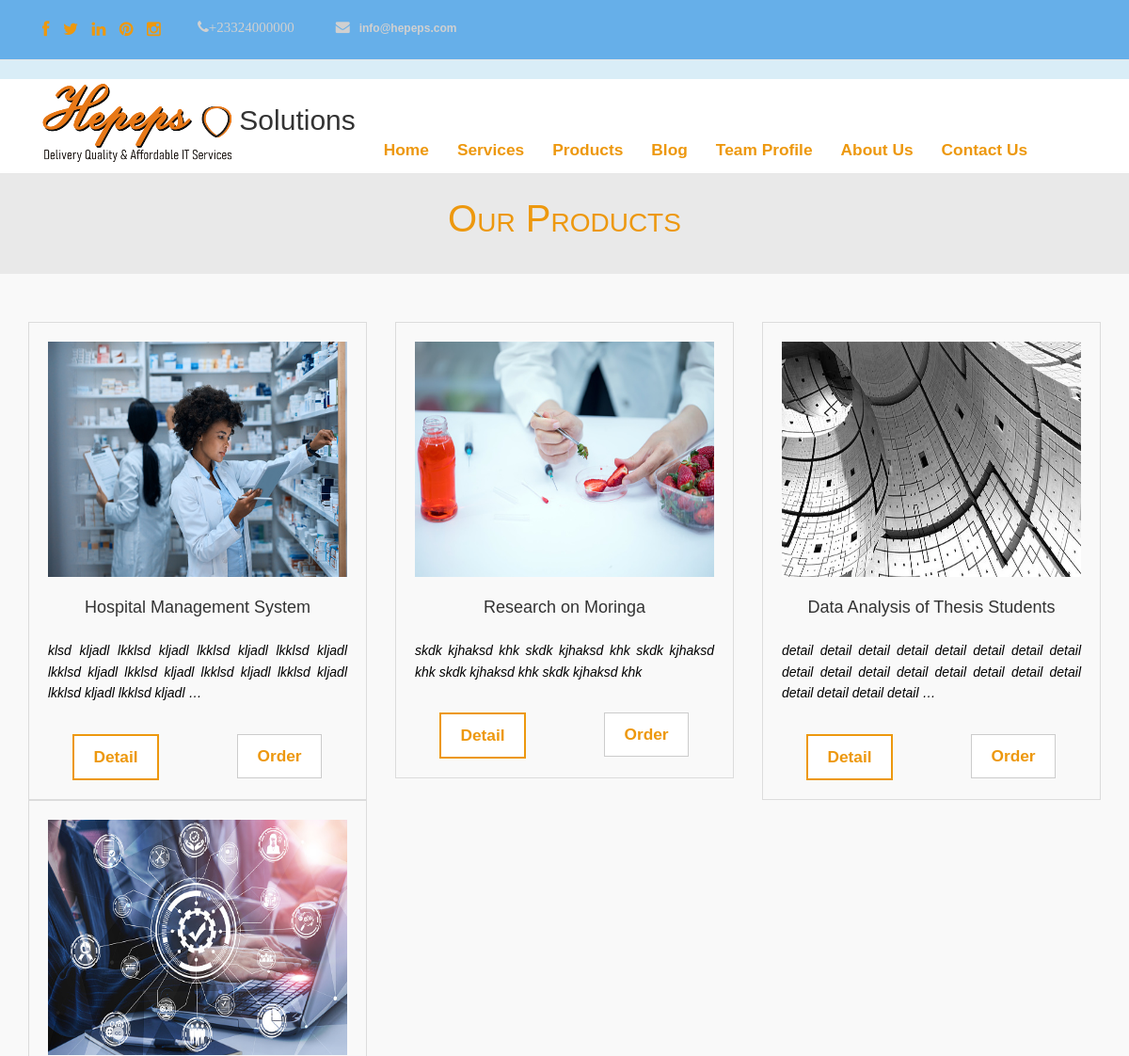
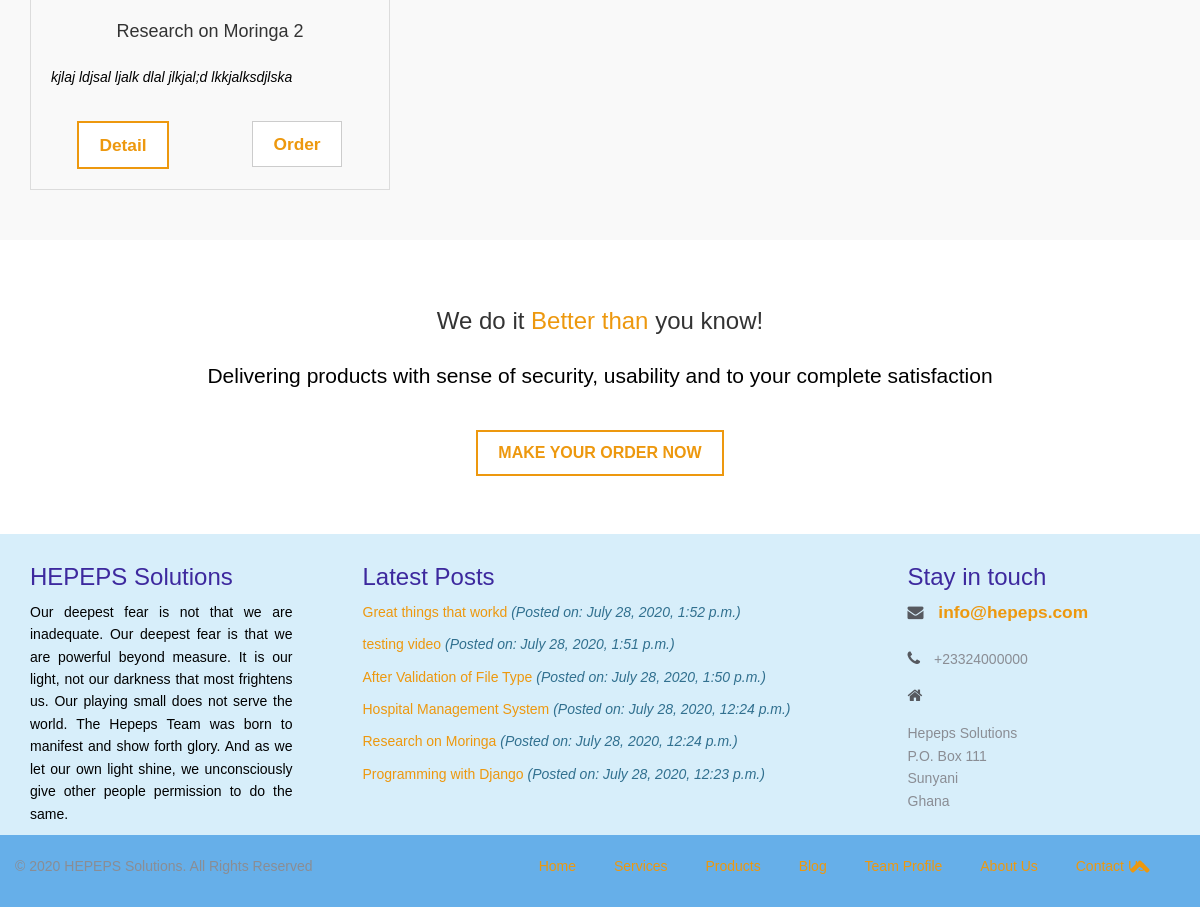
The app's page /product/ with its own data (2 pictures, top to bottom).
### contact/models.py (models this page shows)
class Contact(models.Model):
    office_phone = models.CharField(max_length=15)
    mobile_phone = models.CharField(validators=[phone_regex], max_length=15)
    email = models.EmailField(max_length=100)
    website = models.CharField(max_length=100)
    postal = models.TextField()
    photo_url = models.FileField(upload_to='contact', blank=True, null=True)
    publish = models.BooleanField(default=True)
    created_on = models.DateField(auto_now_add=True)
    modified_on = models.DateField(auto_now=True)

### product/models.py (models this page shows, shortened)
class Product(models.Model):
    category = models.ForeignKey(Category, on_delete=models.CASCADE)
    title = models.CharField(max_length=150)
    detail = models.TextField(max_length=2500)
    rating = models.IntegerField(default=0)
    img_url = models.FileField(upload_to='product', blank=True, null=True)
    is_active = models.BooleanField(default=True)
    created_on = models.DateField(auto_now_add=True)
    modified_on = models.DateField(auto_now=True)

### blog/models.py (models this page shows, shortened)
class Blog(models.Model):
    blog_category = models.ForeignKey(BlogCategory, max_length=100, on_delete=models.CASCADE)
    title = models.CharField(max_length=200)
    description = models.TextField(max_length=5000)
    blog_img = models.FileField(upload_to='blog')
    img_title = models.CharField(max_length=200)
    post_date = models.DateTimeField(auto_now_add=True)
    post_by = models.ForeignKey(Team, default=1, verbose_name="Post By", on_delete=models.SET_DEFAULT)
    publish = models.BooleanField(default=True)
    class Meta:
        verbose_name_plural = 'Blog'
    def __str__(self):
        return self.title

### product/views.py (the view)
# urls.py: path('', views.IndexView.as_view(), name='index'),
class IndexView(generic.ListView):
    template_name = 'product/index.html'
    context_object_name = 'result_list'
    def get_queryset(self):
        return Product.objects.filter(is_active=True)

### home/context_processor.py (called while the page is built)
def basic_info(request):
    blog_links = Blog.objects.filter(publish=True).order_by('-id')[:15]
    blog_category_links = BlogCategory.objects.filter(publish=True).order_by('-id')[:10]
    current_year = datetime.datetime.now().year
    if current_year != 2020:
        copy_right_year = '2020-' + str(current_year)
    else:
        copy_right_year = str(current_year)
    footer_blog = Blog.objects.filter(publish=True).order_by('-id')[:9]
    contact_info = Contact.objects.all().first()
    content = {
        'blog_category_links': blog_category_links,
        'blog_links': blog_links,
        'copy_right_year': copy_right_year,
        'contact_info': contact_info,
        'footer_blog': footer_blog,
    }
    return content

### product/templates/product/index.html (shortened to what this page needs)
{% extends 'base.html' %}
{% block content %}
  <div class="jumbotron">
    <h2>Our Products</h2>
  </div>
  <div class="our-services">
    <div class="container">
      <div class="row">
          <div class="col-md-12 text-right">
          </div>
      </div>
      <div class="row">
        {% for item in result_list %}
            <div class="col-md-4">
                <div class="card card-product">
                  <img src="{{ item.img_url.url }}" class="card-img-top card-product-img img-responsive" alt="...">
                  <div class="card-body text-center">
                    <br>
                    <div>
                      <span class="card-title h4">{{ item.title }}</span>
                    </div>
                    <br>
                    <div>
                        <p class="card-text">
                          <i>{{ item.detail|truncatewords:'20' }}</i>
                        </p>
                    </div>
                    <br>
                    <div class="row">
                      <div class="col-md-6 text-center">
                        <a href="{% url 'product:detail' item.id %}" class="card-link btn btn-primary">Detail</a>
                      </div>
                      <div class="col-md-6 text-center">
                        <a href="{% url 'product:order' item.id %}" class="card-link btn btn-default">Order</a>
                      </div>
                    </div>
                  </div>
                </div>
            </div>
        {% endfor %}
      </div>
    </div>
  </div>
  {% endblock content %}

### templates/header.html (shortened to what this page needs)
<div class="fixed-top">
    <header class="bg-info">
        <nav div class="navbar navbar-default navbar-static-top info-nav" role="navigation">
          <div class="container">
            <ul class="social-network">
              <li><a href="https://www.facebook.com" data-placement="top" title="Facebook"><i class="fa fa-facebook fa-1x"></i></a></li>
              <li><a href="https://www.twitter.com" data-placement="top" title="Twitter"><i class="fa fa-twitter fa-1x"></i></a></li>
              <li><a href="https://www.linkedin.com" data-placement="top" title="Linkedin"><i class="fa fa-linkedin fa-1x"></i></a></li>
              <li><a href="https://www.pinterest.com" data-placement="top" title="Pinterest"><i class="fa fa-pinterest fa-1x"></i></a></li>
              <li><a href="https://www.instagram.com" data-placement="top" title="Instagram"><i class="fa fa-instagram fa-1x"></i></a></li>
            </ul>
            <ul class="info">
              <li>
                <p><i class="fa fa-phone">{{ contact_info.office_phone }}</p></i>
              </li>
              <li><a href="#">
                  <p><i class="fa fa-envelope"></i>{{ contact_info.email }}</p></a></li>
            </ul>
          </div>
        </nav>
        <nav class="navbar navbar-default navbar-static-top" role="navigation">
          <div class="navigation">
            <div class="container">
              <div class="navbar-header">
                <div class="navbar-brand logo-img">
                    {% load static %}
                  <a  href="{% url 'home:index' %}">
                      <h1>
                          <img src="{% static 'img/logo.png' %}" alt=""> Solutions
                      </h1>
                  </a>
                </div>
              </div>
              <div class="navbar-collapse collapse">
                <ul class="nav navbar-nav main-menu">
                    <li role="presentation"><a href="{% url 'home:index' %}">Home</a></li>
                    <li role="presentation"><a href="{% url 'service:index' %}">Services</a></li>
                    <li role="presentation"><a href="{% url 'product:index' %}">Products</a></li>
                    <li role="presentation"><a href="{% url 'blog:index' 0 %}">Blog</a></li>
                    <li role="presentation"><a href="{% url 'staff_profile:index' %}">Team Profile</a></li>
                    <li role="presentation"><a href="{% url 'about:index' %}">About Us</a></li>
                    <li role="presentation"><a href="{% url 'contact:index' %}">Contact Us</a></li>
                </ul>
              </div>
            </div>
          </div>
        </nav>
    </header>
</div>

### templates/footer.html (shortened to what this page needs)
<footer>
    <div class="inner-footer">
      <div class="container">
        <div class="row">
          <div class="col-md-3 f-about">
            <a href="{% url 'home:index' %}">
              <h3 class="widgetheading">HEPEPS Solutions</h3>
            </a>
            <p>Our deepest fear is not that we are inadequate.
              Our deepest fear is that we are powerful beyond measure.
              It is our light, not our darkness that most frightens us.
              Our playing small does not serve the world. The Hepeps
              Team was born to manifest and show forth glory.
              And as we let our own light shine, we unconsciously
              give other people permission to do the same.
            </p>
          </div>
          <div class="col-md-6 l-posts">
              {% if footer_blog %}
                <h3 class="widgetheading">Latest Posts</h3>
                <ul>
                    {% for item in footer_blog %}
                          <li>
                              <a href="{% url 'blog:index' item.id %}">{{ item }}
                                  <i class="text-info">(Posted on: {{ item.post_date }})</i>
                              </a>
                          </li>
                    {% endfor %}
                </ul>
              {% endif %}
          </div>
          <div class="col-md-3 f-contact">
            <h3 class="widgetheading">Stay in touch</h3>
            <a href="{% url 'contact:index' %}">
             <i class="fa fa-envelope"></i> {{ contact_info.email }}<br><br>
            </a>
            <p><i class="fa fa-phone"></i> {{ contact_info.office_phone }}</p>
            <p><i class="fa fa-home"></i> {{ contact_info.postal|linebreaks }}</p>
          </div>
        </div>
      </div>
    </div>
    <div class="last-div">
      <div class="container">
        <div class="row">
          <div class="copyright">
            &copy; {{ copy_right_year }} HEPEPS Solutions. All Rights Reserved
          </div>
          <nav class="foot-nav">
            <ul>
              <li><a href="{% url 'home:index' %}">Home</a></li>
              <li><a href="{% url 'service:index' %}">Services</a></li>
              <li><a href="{% url 'product:index' %}">Products</a></li>
              <li><a href="{% url 'blog:index' 0 %}">Blog</a></li>
              <li><a href="{% url 'staff_profile:index' %}">Team Profile</a></li>
              <li><a href="{% url 'about:index' %}">About Us</a></li>
              <li><a href="{% url 'contact:index' %}">Contact Us</a></li>
            </ul>
          </nav>
        </div>
      </div>
      <a href="" class="scrollup"><i class="fa fa-chevron-up"></i></a>
    </div>
  </footer>

### static/css/style.css (style rules this page uses)
body { font-family:Helvetica, Arial, 'Times New Roman', sans-serif; font-size:14px; font-weight:300; line-height:1.6em; color:#333; background-color:#fff; }
hi,h2,h3,h4,h5,h6 { color:#333; line-height:1.1em; }
p { color:#000000; text-align: justify; }
a { text-decoration:none; transition: all 0.1s ease-in-out; -moz-transition: all 0.1s ease-in-out; -webkit-transition: all 0.1s ease-in-out; -o-transition: all 0.1s ease-in-out; outline: none; font-size: 13pt; font-weight: bold; color:#ed980e !important; }
a:link { color: #ed980e !important; font-size: 13pt; font-weight: bold; }
ul.social-network { font-size: 16px; list-style:none; margin-top:10px; padding:10px; transition: all 0.3s ease-in-out; -moz-transition: all 0.3s ease-in-out; -webkit-transition: all 0.3s ease-in-out; -o-transition: all 0.3s ease-in-out; }
ul.social-network li { display:inline; margin: 0 5px; }
ul.social-network li a { color:#d0d0d0; }
.info { float: left; margin-top: -45px; margin-left: 110px; }
.info li { display: inline-block; margin-left: 30px; }
.info i { color: #d0d0d0; font-size: 15px; margin-right: 10px; }
.info a { color: #d0d0d0; font-size: 12px; }
.info p { color: #d0d0d0; font-size: 12px; margin: 0; }
.navigation { background-color:#fff; padding:0; }
.navbar-brand h1 { margin-top:-10px; float: left; font-size: 30px; color:#333; }
.btn { color:#333; display: inline-block; padding: 10px 20px; margin-bottom: 0; font-size: 12pt; font-weight: normal; line-height: 1.42857143; text-align: center; white-space: nowrap; vertical-align: middle; -ms-touch-action: manipulation; touch-action: manipulation; cursor: pointer; -webkit-user-select: none; -moz-user-select: none; -ms-user-select: none; user-select: none; background-image: none; border: 1px solid transparent; border-radius: 0; }
.btn-default { color: #fff; background-color: #fff; border-color: #ccc; }
.jumbotron { text-align:center; margin-bottom:-5px; background-color:#fff; }
.jumbotron h2 { margin-top:-68px; margin-bottom:-60px; color:#ed980e; background-color:#e9e9e9; padding: 30px 0px 40px 0px; font-size:40px; font-variant-caps: petite-caps; }
.our-services { padding-top:50px; padding-bottom:50px; background-color:#f9f9f9; }
footer { background: #d7eefa; }
.inner-footer { padding: 10px 0px 0px 0px }
.inner-footer ul li,a { list-style:none; }
.widgetheading { font-size: 24px; color: #3d299e; font-weight: 100; }
.f-about p { font-size: 14px; color: #000000; }
.l-posts h3 { margin-left:40px; }
.l-posts li a { font-size: 14px; font-weight: 300; border-bottom: 0px solid #2c2d2e; padding-bottom: 10px; margin-bottom: 0px; display: block; }
.f-contact p { font-size: 14px; color: #8a8d94; margin: 0; font-weight: 300; margin-bottom: 15px; }
.f-contact i { color: #56595f; font-size: 16px; margin-right: 10px; }
.last-div { background: #66afe9; padding: 20px 0; position: relative; }
.copyright { font-size: 14px; color: #8a8d94; margin: 0; font-weight: 300; float: left; }
.foot-nav { float: right; margin-right:20px; }
.foot-nav li { display: inline; margin-right:20px; }
.foot-nav li:after { content: ""; padding-left: 7px; margin-right: 7px; }
.foot-nav li:last-child:after { display: none; }
.foot-nav a { font-size: 14px; color: #8a8d94; margin: 0; font-weight: 300; }
a.scrollup { color:#fff; height:40px; width:40px; font-size:22px; line-height:40px; text-align:center; text-decoration:none; position:fixed; bottom:20px; right:40px; opacity:0,5; border-radius:50%; z-index:999; }
.card-product { width: 100%; min-height: 5rem; border: 1px #dcdcdc solid; padding: 2rem; }
.card-product-img { width: 100%; height: 25rem; }
.info-nav { background: #66afe9; }
.fixed-top { position: fixed; top: 0; right: 0; left: 0; z-index: 100; }
.logo-img { position: relative; height: 50px; padding-bottom: 60px !important; z-index: 101; }
.main-menu { margin-top: 50px; }

### static/css/overwrite.css (style rules this page uses)
.btn { text-shadow: none; background-image:none; border-color: none; border-bottom-color: none; -webkit-box-shadow: none; -moz-box-shadow: none; box-shadow: none; }
.btn { outline:0; -webkit-border-radius: 0; -moz-border-radius: 0; border-radius: 0; }
a.btn,.btn:focus { outline:0; }
.btn-default { color: #333333; background-color: #f8f8f8; }
.btn-primary { background: #ffffff; border: 2px solid #ed980e !important; }

### records on screen
Contact: office_phone "+23324000000", email "info@hepeps.com", postal "Hepeps Solutions P.O. Box 111 Sunyani Ghana"
Product: img_url (picture), title "Hospital Management System", detail "klsd kljadl lkklsd kljadl lkklsd kljadl lkklsd kljadl lkklsd kljadl lkklsd kljadl lkklsd kljadl lkklsd kljadl lkklsd kljadl lkklsd kljadl …"
Product: img_url (picture), title "Research on Moringa", detail "skdk kjhaksd khk skdk kjhaksd khk skdk kjhaksd khk skdk kjhaksd khk skdk kjhaksd khk"
Product: img_url (picture), title "Data Analysis of Thesis Students", detail "detail detail detail detail detail detail detail detail detail detail detail detail detail detail detail detail detail detail detail detail …"
Product: img_url (picture), title "Research on Moringa 2", detail "kjlaj ldjsal ljalk dlal jlkjal;d lkkjalksdjlska"
Blog: title "Great things that workd", post_date "July 28, 2020, 1:52 p.m."
Blog: title "testing video", post_date "July 28, 2020, 1:51 p.m."
Blog: title "After Validation of File Type", post_date "July 28, 2020, 1:50 p.m."
Blog: title "Hospital Management System", post_date "July 28, 2020, 12:24 p.m."
Blog: title "Research on Moringa", post_date "July 28, 2020, 12:24 p.m."
Blog: title "Programming with Django", post_date "July 28, 2020, 12:23 p.m."
